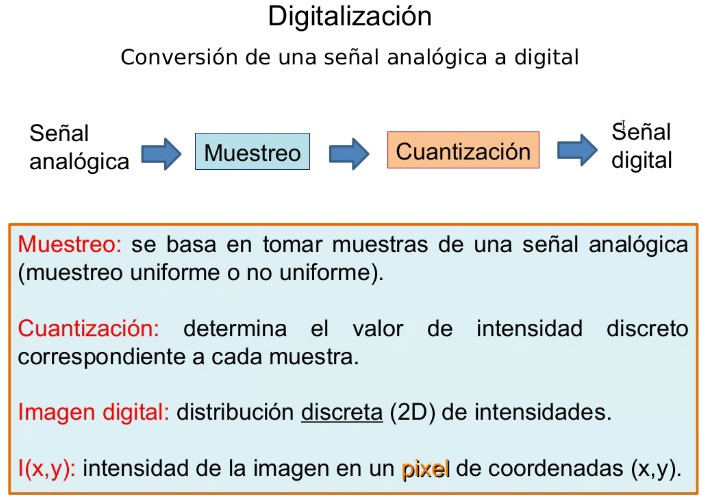
%> input picture Unidad 1/img/1.jpg, 708 x 500 px
$ octave ej3.m   (GNU Octave 9; MATLAB toolbox functions it lacks are replaced by stand-ins)
%> lines starting %> are read from the running program, lines starting %| are printed output that depends on the picture; in (x1, y1, x2, y2) boxes, pixels count from 0 and x2, y2 are one past the last pixel; in counts of white or black regions, pixels touching at a corner belong together; the program's own positions count from 1
% 3) Utilice el comando grayslice para modificar la resolución en
% intensidad de una imagen. Observe los resultados al re-cuantizar desde
% 8 bits a 1 bit.

[file, path] = uigetfile({'*.jpg';'*.JPG';'*.bmp';'*.tif'});
%> the answer given: ../../Unidad 1/img/1.jpg
dir = strcat(path,file);
info = imfinfo(dir);
% info.ColorType

switch info.ColorType
    case 'grayscale'
        I=imread(dir);
    case 'truecolor'
        rgb=imread(dir);
%> rgb is the input picture: size 500x708x3 uint8; mean R, G, B 222.6, 228.4, 228.7
        I=rgb2gray(rgb);
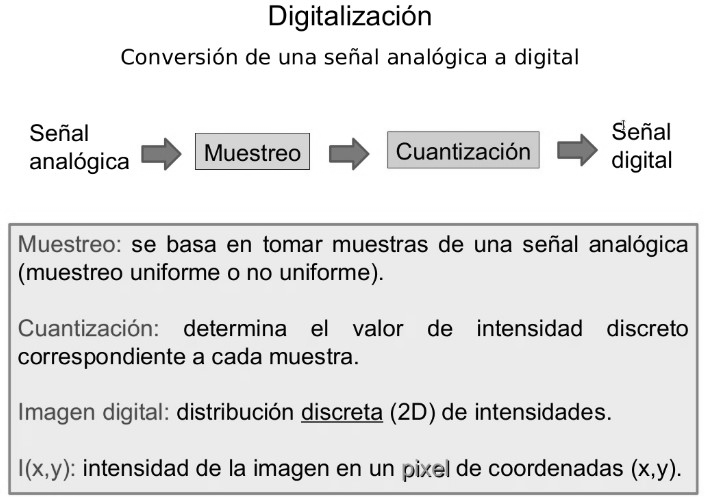
%> I: size 500x708 uint8; min 0, max 255, mean 226.7
    case 'indexed'
        [X,map]=imread(dir);
        I=ind2gray(X,map);
end

figure
subplot(1,2,1)
imshow(I);
colormap(hsv);
title('Colormap HSV ')

subplot(1,2,2)
O=grayslice(I,2);
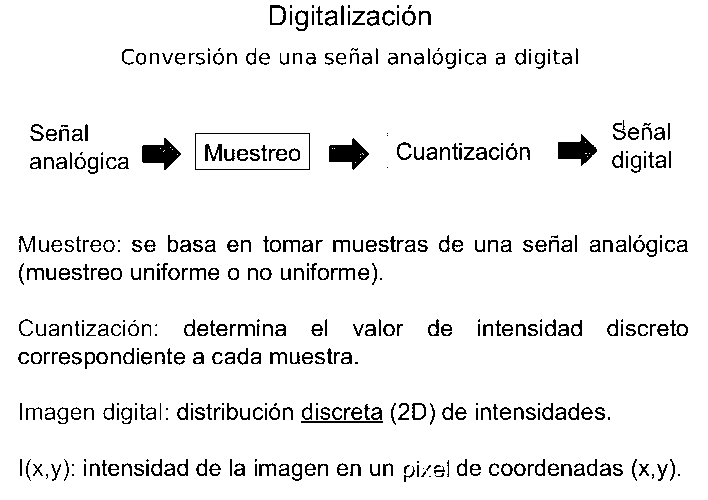
%> O: size 500x708 uint8; values 0 (black) and 1 (white), 93.3% white; black in thin lines or dots
imshow(O,[]);
colormap(hsv(2));
title('Colormap HSV 2 colores');
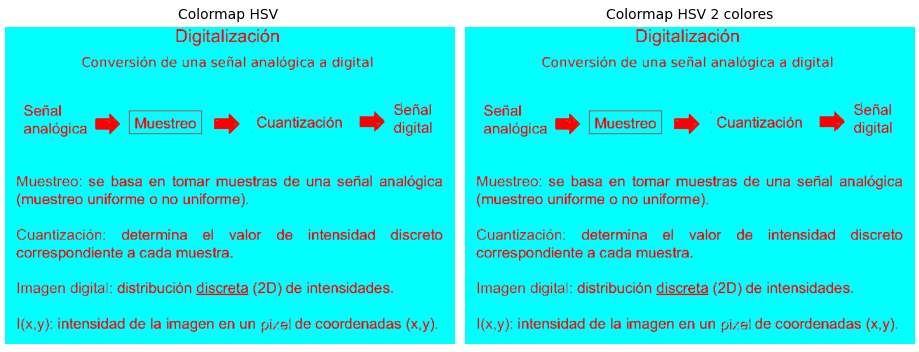
%> figure redrawn from the program's plot data, 2 panels

figure
for n=1:8
    subplot(2,4,n)
    b=2^n;
    O=grayslice(I,b);
    imshow(O,[]);colormap(gray);
    title(['Img con ' num2str(b) ' colores'])
end
%> this loop made 8 passes
%> pass 2, `O=grayslice(I,b);`:
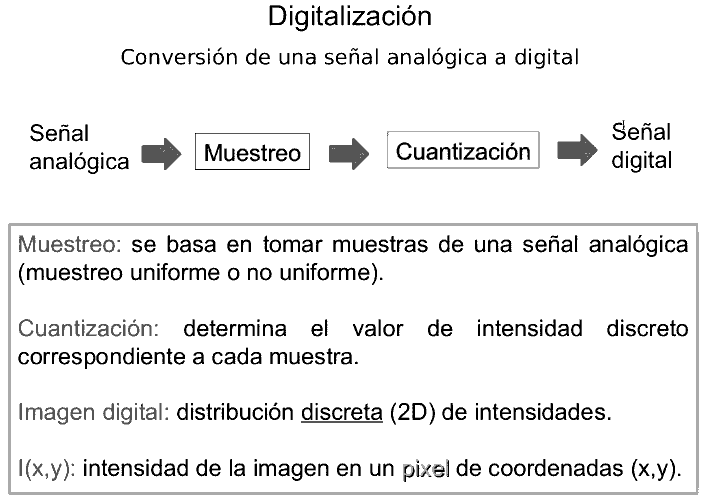
%> O: size 500x708 uint8; min 0, max 3, mean 2.79; drawn with min black and max white
%> pass 3, `O=grayslice(I,b);`:
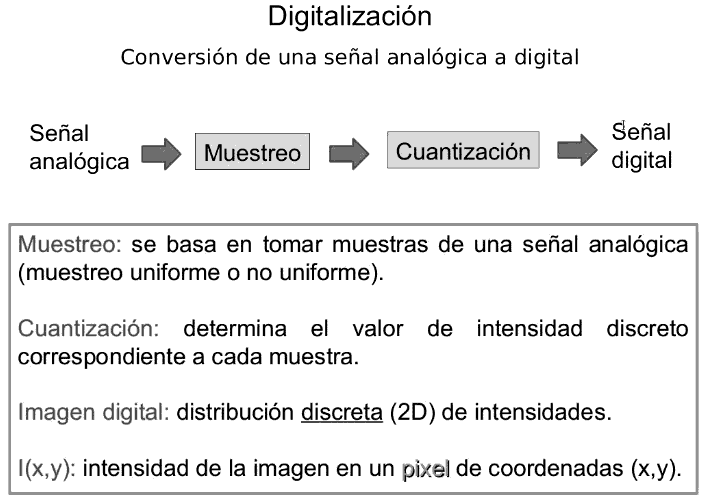
%> O: size 500x708 uint8; min 0, max 7, mean 6.48; drawn with min black and max white
%> after the loop:
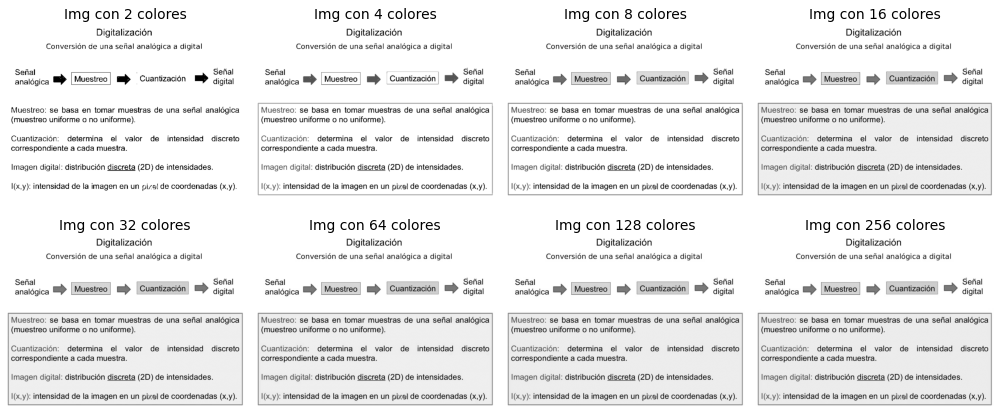
%> figure redrawn from the program's plot data, 8 panels

$ run again, on Unidad 1/img/3.jpg
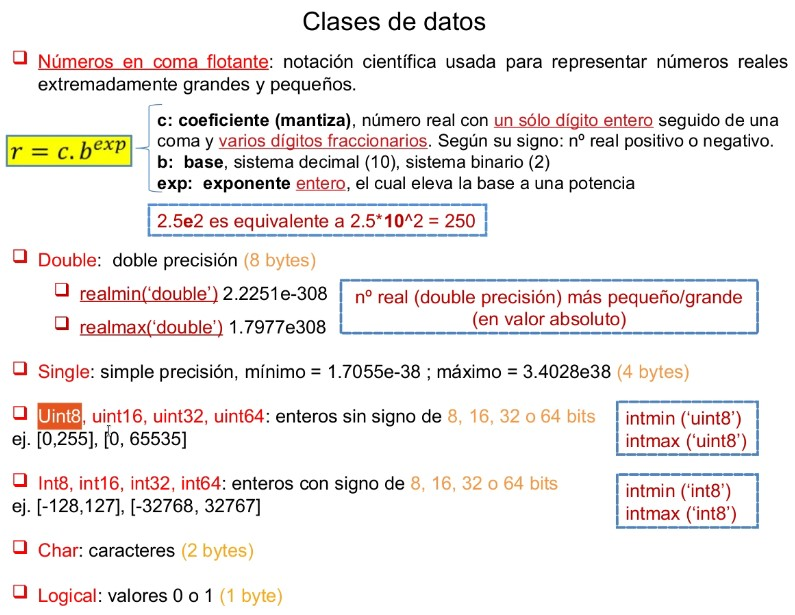
%> input picture Unidad 1/img/3.jpg, 795 x 615 px
%> rgb is the input picture: size 615x795x3 uint8; mean R, G, B 240.2, 236.7, 235.1
%> `O=grayslice(I,2);`:
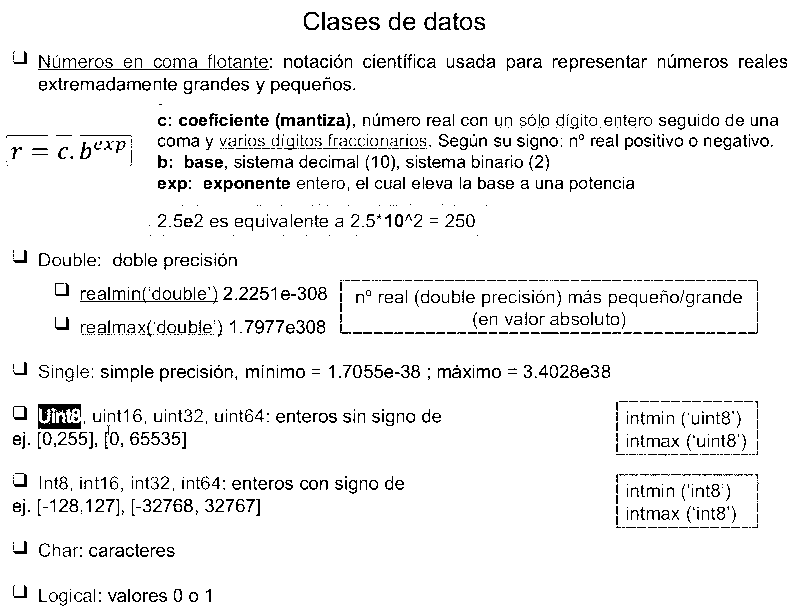
%> O: size 615x795 uint8; values 0 (black) and 1 (white), 94% white; black in thin lines or dots
%> `title('Colormap HSV 2 colores');`:
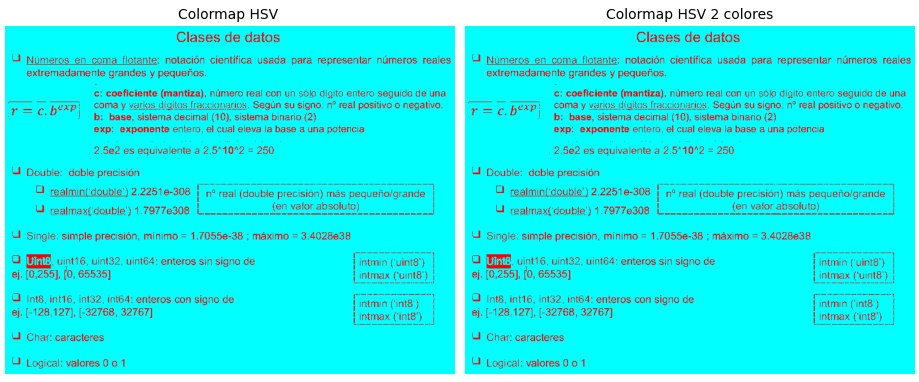
%> figure redrawn from the program's plot data, 2 panels

$ run again, on Unidad 1/img/5.jpg
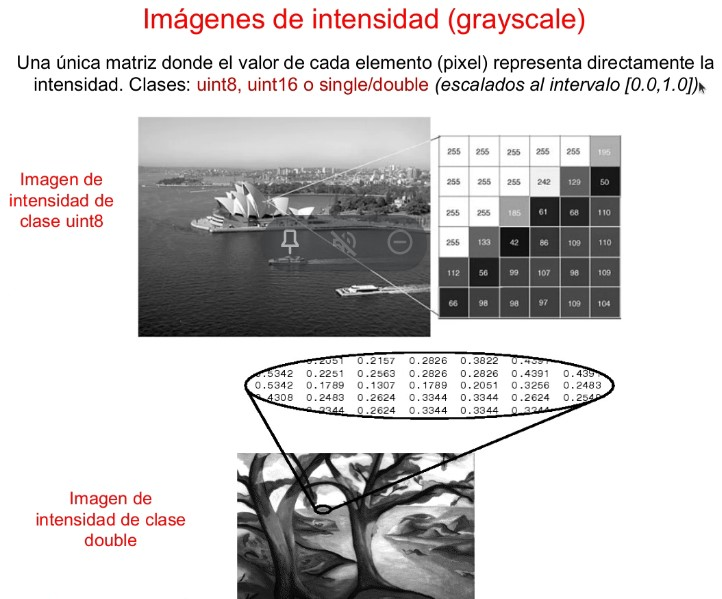
%> input picture Unidad 1/img/5.jpg, 722 x 599 px
%> rgb is the input picture: size 599x722x3 uint8; mean R, G, B 206.8, 204.5, 204.5
%> `O=grayslice(I,2);`:
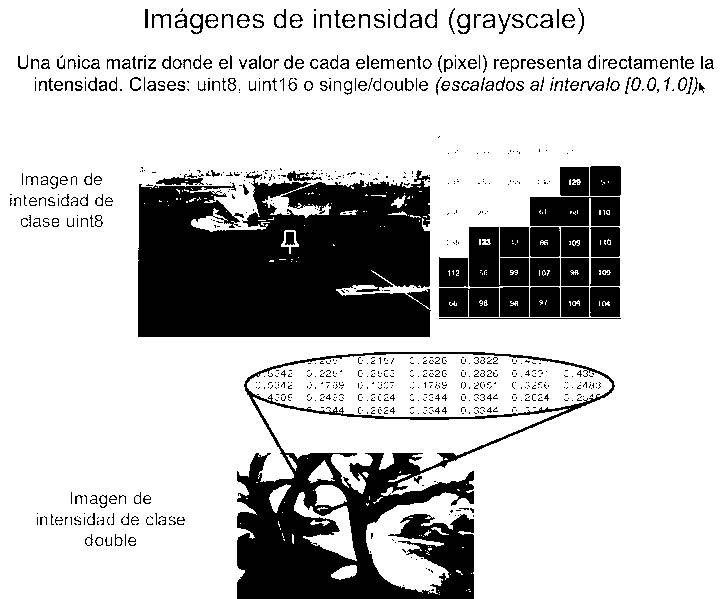
%> O: size 599x722 uint8; values 0 (black) and 1 (white), 78% white; 832 black regions (612 under 20 px), largest, box (x1, y1, x2, y2) and area: (138, 170, 431, 337) 40775, (237, 352, 615, 599) 24577, (469, 227, 529, 287) 2517
%> the loop `for n=1:8` made 8 passes
%> pass 2, `O=grayslice(I,b);`:
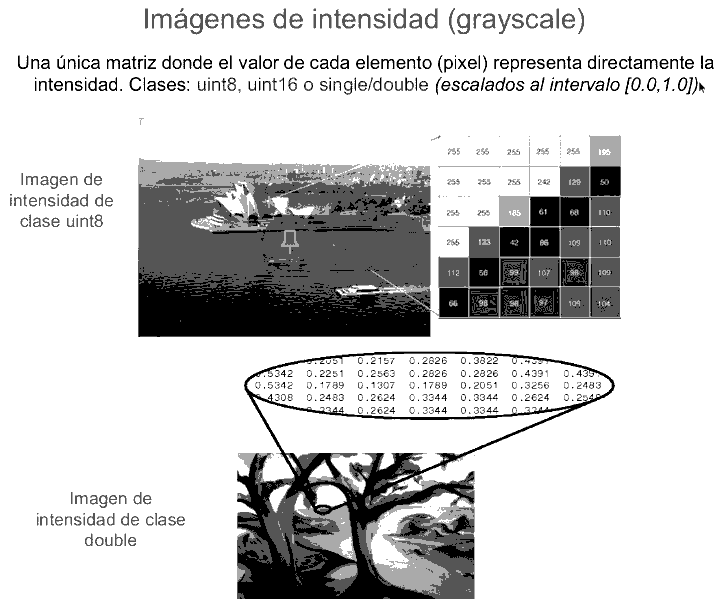
%> O: size 599x722 uint8; min 0, max 3, mean 2.41; drawn with min black and max white
